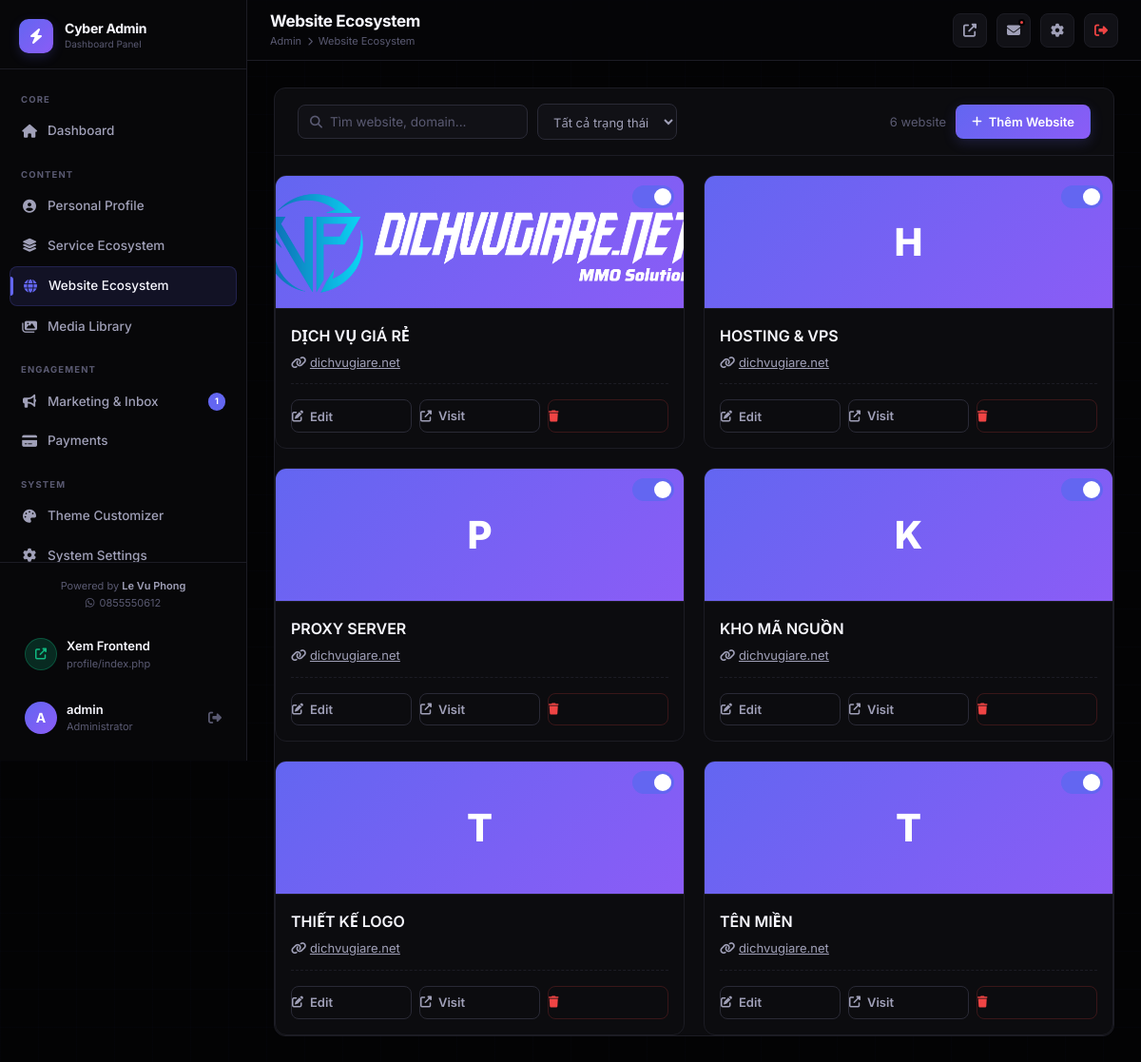
The page /admin/pages/websites.php (signed in) on the database its author committed.
### tables this page shows
CREATE TABLE `users` (
  `id` int(10) unsigned NOT NULL AUTO_INCREMENT,
  `username` varchar(100) NOT NULL,
  `password` varchar(255) NOT NULL,
  `email` varchar(255) NOT NULL,
  `avatar` varchar(500) DEFAULT '',
  `remember_token` varchar(255) DEFAULT NULL,
  `created_at` timestamp NOT NULL DEFAULT current_timestamp(),
  PRIMARY KEY (`id`),
  UNIQUE KEY `username` (`username`)
);

CREATE TABLE `websites` (
  `id` int(10) unsigned NOT NULL AUTO_INCREMENT,
  `logo` varchar(500) DEFAULT '',
  `name` varchar(200) NOT NULL,
  `domain` varchar(200) NOT NULL,
  `description` text DEFAULT NULL,
  `link` varchar(500) NOT NULL,
  `sort_order` int(11) DEFAULT 0,
  `status` tinyint(1) DEFAULT 1,
  `created_at` timestamp NOT NULL DEFAULT current_timestamp(),
  PRIMARY KEY (`id`)
);

### config/database.php (called while the page is built, shortened)
<?php
class Database {
    private static ?PDO $instance = null;
    public static function getInstance(): PDO {
        if (self::$instance === null) {
            $dsn = "mysql:host=" . DB_HOST . ";dbname=" . DB_NAME . ";charset=" . DB_CHARSET;
            $options = [
                PDO::ATTR_ERRMODE            => PDO::ERRMODE_EXCEPTION,
                PDO::ATTR_DEFAULT_FETCH_MODE => PDO::FETCH_ASSOC,
                PDO::ATTR_EMULATE_PREPARES   => false,
            ];
            try {
                self::$instance = new PDO($dsn, DB_USER, DB_PASS, $options);
            } catch (PDOException $e) {
                http_response_code(500);
                die(json_encode(['error' => 'Database connection failed.']));
            }
        }
        return self::$instance;
    }
}
function db(): PDO {
    return Database::getInstance();
}

### admin/includes/auth.php (called while the page is built, shortened)
<?php
require_once dirname(__DIR__, 2) . '/includes/functions.php';
function getAdminUser(): array {
    $stmt = db()->prepare("SELECT id, username, email, avatar FROM users WHERE id = ?");
    $stmt->execute([$_SESSION['admin_id']]);
    return $stmt->fetch() ?: [];
}

### includes/functions.php (called while the page is built, shortened)
<?php
require_once __DIR__ . '/../config/database.php';
function e(string $str): string {
    return htmlspecialchars($str, ENT_QUOTES, 'UTF-8');
}

### admin/pages/websites.php (the view, shortened to what this page needs)
<?php
require_once dirname(__DIR__) . '/includes/auth.php';
$pageTitle = 'Website Ecosystem';
$table = 'websites';
$search = trim($_GET['search'] ?? '');
$page = max(1, (int)($_GET['page'] ?? 1));
$perPage = 10;
$where = '1=1';
$params = [];
$countStmt = db()->prepare("SELECT COUNT(*) FROM websites WHERE $where");
$countStmt->execute($params);
$total = (int)$countStmt->fetchColumn();
$stmt = db()->prepare("SELECT * FROM websites WHERE $where ORDER BY sort_order ASC, id DESC LIMIT $perPage OFFSET " . (($page-1)*$perPage));
$stmt->execute($params);
$rows = $stmt->fetchAll();
include dirname(__DIR__) . '/includes/head.php';
include dirname(__DIR__) . '/includes/sidebar.php';
include dirname(__DIR__) . '/includes/topbar.php';
?>
<div class="admin-main">
<div class="content-area">
<div class="admin-card">
  <div class="table-toolbar">
    <div class="toolbar-left">
      <form method="GET" class="search-form" style="display:contents;">
        <div class="admin-search">
          <i class="fas fa-search"></i>
          <input type="text" name="search" placeholder="Tìm website, domain..." value="<?= e($search) ?>">
        </div>
        <select name="status" class="admin-filter" onchange="this.form.submit()">
          <option value="">Tất cả trạng thái</option>
        </select>
      </form>
    </div>
    <div class="toolbar-right">
      <span style="font-size:13px;color:var(--text-3);"><?= $total ?> website</span>
      <button class="btn btn-primary" onclick="openAddModal()"><i class="fas fa-plus"></i> Thêm Website</button>
    </div>
  </div>
  <div class="card-grid" data-sortable data-sortable-table="<?=$table?>" data-sortable-url="<?= ADMIN_URL ?>pages/websites.php">
    <?php if (empty($rows)): ?>
      <div class="empty-state" style="grid-column: 1/-1; padding:40px;"><i class="fas fa-globe"></i><h4>Chưa có website nào</h4><p>Nhấn "Thêm Website" để bắt đầu</p></div>
    <?php else: foreach ($rows as $i => $r): ?>
      <div class="cms-card" draggable="true" data-id="<?= $r['id'] ?>">
        <div class="cms-card-thumb" style="height: 140px; background: linear-gradient(135deg,var(--accent),var(--accent-2));">
          <?php if (!empty($r['logo'])): ?>
            <img src="<?=e($r['logo'])?>" style="width:100%;height:100%;object-fit:cover;">
          <?php else: ?>
            <div style="font-size:40px; font-weight:800; color:#fff;"><?= mb_strtoupper(mb_substr($r['name'],0,1)) ?></div>
          <?php endif; ?>
          <div class="cms-card-status">
            <label class="toggle-wrap">
              <span class="toggle-switch">
                <span class="toggle-slider"></span>
              </span>
            </label>
          </div>
        </div>
        <div class="cms-card-body">
          <div class="cms-card-title"><?= e($r['name']) ?></div>
          <div class="cms-card-meta"><i class="fas fa-link"></i> <a href="<?=e($r['link'])?>" target="_blank" style="color:var(--text-2);"><?= e($r['domain']) ?></a></div>
          <div class="cms-card-actions">
            <button class="btn btn-outline" onclick="openEditModal(<?= htmlspecialchars(json_encode($r), ENT_QUOTES, 'UTF-8') ?>)" title="Sửa"><i class="fas fa-edit"></i> Edit</button>
            <a href="<?=e($r['link'])?>" target="_blank" class="btn btn-outline"><i class="fas fa-external-link-alt"></i> Visit</a>
            <button class="btn btn-outline" style="color:var(--danger);border-color:rgba(239,68,68,0.2);" onclick="deleteItem('<?=$table?>',<?=$r['id']?>,location.href)" title="Xóa"><i class="fas fa-trash"></i></button>
          </div>
        </div>
      </div>
    <?php endforeach; endif; ?>
  </div>
</div>
</div>
</div>
</body></html>

### admin/includes/head.php (shortened to what this page needs)
<!DOCTYPE html>
<html lang="vi">
<head>
  <link rel="stylesheet" href="https://cdnjs.cloudflare.com/ajax/libs/font-awesome/6.5.0/css/all.min.css">
  <link rel="stylesheet" href="<?= ADMIN_URL ?>assets/css/admin.css">
</head>
<body>

### admin/includes/sidebar.php (shortened to what this page needs)
<?php
$currentPage = basename($_SERVER['PHP_SELF'], '.php');
$currentDir  = basename(dirname($_SERVER['PHP_SELF']));
function navItem(string $href, string $icon, string $label, string $page, string $current, ?int $badge = null): void {
    $active = ($current === $page) ? ' active' : '';
    $badgeHtml = $badge !== null ? "<span class='nav-badge'>$badge</span>" : '';
    echo "<a href='$href' class='nav-item$active'><i class='$icon'></i> $label $badgeHtml</a>";
}
try {
    $unreadContacts = (int)db()->query("SELECT COUNT(*) FROM contacts WHERE is_read=0")->fetchColumn();
    $pendingReviews = (int)db()->query("SELECT COUNT(*) FROM testimonials WHERE approved=0")->fetchColumn();
} catch (\Throwable) {
    $unreadContacts = $pendingReviews = 0;
}
$page = (isset($_GET['page']) ? $_GET['page'] : ($currentDir === 'pages' ? $currentPage : 'dashboard'));
?>
<aside class="admin-sidebar" id="adminSidebar">
  <a href="<?= ADMIN_URL ?>" class="sidebar-logo">
    <div class="logo-icon"><i class="fas fa-bolt"></i></div>
    <div>
      <div class="logo-text">Cyber Admin</div>
      <div class="logo-sub">Dashboard Panel</div>
    </div>
  </a>
  <nav class="sidebar-nav">
    <div class="nav-group">
      <div class="nav-group-label">Core</div>
      <?php navItem(ADMIN_URL, 'fas fa-home', 'Dashboard', 'index', $page); ?>
    </div>
    <div class="nav-group">
      <div class="nav-group-label">Content</div>
    </div>
    <div class="nav-group">
      <div class="nav-group-label">Engagement</div>
      <?php navItem(ADMIN_URL . 'pages/marketing', 'fas fa-bullhorn', 'Marketing & Inbox', 'marketing', $page, ($unreadContacts+$pendingReviews) ?: null); ?>
    </div>
    <div class="nav-group">
      <div class="nav-group-label">System</div>
    </div>
  </nav>
  <div class="sidebar-footer">
    <div style="text-align: center; margin-bottom: 16px; font-size: 11px; color: var(--text-3);">
      Powered by <a href="<?= PROJECT_WEBSITE ?>" target="_blank" style="color: var(--text-2); font-weight: 600; text-decoration: none;"><?= PROJECT_AUTHOR ?></a><br>
      <i class="fab fa-whatsapp" style="margin-right: 2px;"></i> <?= PROJECT_CONTACT ?>
    </div>
    <a href="<?= BASE_URL ?>" target="_blank" class="sidebar-user" style="margin-bottom:8px;">
      <div class="su-avatar" style="background:rgba(16,185,129,0.2);border:1px solid rgba(16,185,129,0.3);">
        <i class="fas fa-external-link-alt" style="font-size:12px;color:#10B981;"></i>
      </div>
      <div>
        <div class="su-name">Xem Frontend</div>
        <div class="su-role">profile/index.php</div>
      </div>
    </a>
    <?php $adminUser = getAdminUser(); ?>
    <div class="sidebar-user">
      <div class="su-avatar"><?= strtoupper(substr($adminUser['username'] ?? 'A', 0, 1)) ?></div>
      <div>
        <div class="su-name"><?= e($adminUser['username'] ?? 'Admin') ?></div>
        <div class="su-role">Administrator</div>
      </div>
      <a href="<?= ADMIN_URL ?>logout.php" class="su-logout" title="Đăng xuất">
        <i class="fas fa-sign-out-alt"></i>
      </a>
    </div>
  </div>
</aside>

### admin/includes/topbar.php (shortened to what this page needs)
<header class="admin-topbar" id="adminTopbar">
  <div class="topbar-title">
    <h1 id="pageTitle"><?= $pageTitle ?? 'Dashboard' ?></h1>
    <div class="breadcrumb">
      <a href="<?= ADMIN_URL ?>">Admin</a>
      <i class="fas fa-chevron-right"></i>
      <span><?= $pageTitle ?? 'Dashboard' ?></span>
    </div>
  </div>
  <div class="topbar-actions">
    <a href="<?= BASE_URL ?>" target="_blank" class="topbar-btn" title="Xem Frontend">
      <i class="fas fa-external-link-alt"></i>
    </a>
    <?php
      $unreadCount = (int)db()->query("SELECT COUNT(*) FROM contacts WHERE is_read=0")->fetchColumn();
    ?>
    <a href="<?= ADMIN_URL ?>pages/contacts.php" class="topbar-btn" title="Tin nhắn mới">
      <i class="fas fa-envelope"></i>
      <?php if ($unreadCount > 0): ?>
      <span class="badge-dot"></span>
      <?php endif; ?>
    </a>
    <a href="<?= ADMIN_URL ?>pages/password.php" class="topbar-btn" title="Cài đặt">
      <i class="fas fa-cog"></i>
    </a>
    <a href="<?= ADMIN_URL ?>logout.php" class="topbar-btn" title="Đăng xuất" style="color:var(--danger);" onclick="return confirm('Bạn có chắc muốn đăng xuất?')">
      <i class="fas fa-sign-out-alt"></i>
    </a>
  </div>
</header>

### rows shown on the page
users: username "A", username "admin"
websites: logo (picture), name "DỊCH VỤ GIÁ RẺ", domain "dichvugiare.net"
websites: name "H", name "HOSTING & VPS", domain "dichvugiare.net"
websites: name "P", name "PROXY SERVER", domain "dichvugiare.net"
websites: name "K", name "KHO MÃ NGUỒN", domain "dichvugiare.net"
websites: name "T", name "THIẾT KẾ LOGO", domain "dichvugiare.net"
websites: name "T", name "TÊN MIỀN", domain "dichvugiare.net"

### other values the page prints
$label "Dashboard Personal Profile Service Ecosystem Website Ecosystem Media Library Marketing & Inbox Payments Theme Customizer System Settings"
$badge "1"
PROJECT_AUTHOR "Le Vu Phong"
PROJECT_CONTACT "0855550612"
$pageTitle "Website Ecosystem"
$total "6"
